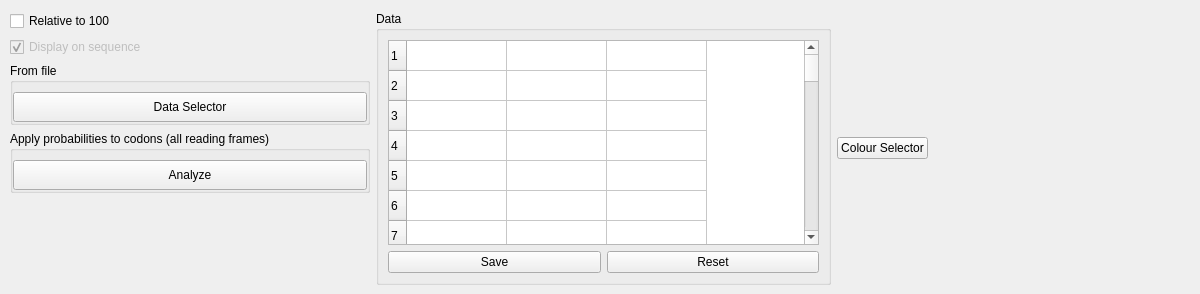
      <widget class="QWidget" name="MapAICs">
       <property name="toolTip">
        <string>&lt;html&gt;&lt;head/&gt;&lt;body&gt;&lt;p&gt;MapAICs&lt;/p&gt;&lt;/body&gt;&lt;/html&gt;</string>
       </property>
       <property name="toolTipDuration">
        <number>1</number>
       </property>
       <property name="whatsThis">
        <string>&lt;html&gt;&lt;head/&gt;&lt;body&gt;&lt;p&gt;MapAICs&lt;/p&gt;&lt;/body&gt;&lt;/html&gt;</string>
       </property>
       <property name="accessibleName">
        <string>MapAICs</string>
       </property>
       <property name="accessibleDescription">
        <string>MapAICs</string>
       </property>
       <property name="styleSheet">
        <string notr="true">MapAICs</string>
       </property>
       <attribute name="title">
        <string>Map AICs</string>
       </attribute>
       <widget class="QWidget" name="layoutWidget">
        <property name="geometry">
         <rect>
          <x>10</x>
          <y>11</y>
          <width>1181</width>
          <height>274</height>
         </rect>
        </property>
        <layout class="QHBoxLayout" name="horizontalLayout_4">
         <item>
          <layout class="QVBoxLayout" name="verticalLayout_5">
           <property name="sizeConstraint">
            <enum>QLayout::SetFixedSize</enum>
           </property>
           <item>
            <layout class="QGridLayout" name="gridLayout_2">
             <item row="0" column="0">
              <widget class="QCheckBox" name="checkBox">
               <property name="text">
                <string>Relative to 100</string>
               </property>
              </widget>
             </item>
             <item row="1" column="0">
              <widget class="QCheckBox" name="displayMapAICsResult">
               <property name="enabled">
                <bool>false</bool>
               </property>
               <property name="cursor">
                <cursorShape>PointingHandCursor</cursorShape>
               </property>
               <property name="text">
                <string>Display on sequence</string>
               </property>
               <property name="checked">
                <bool>true</bool>
               </property>
              </widget>
             </item>
            </layout>
           </item>
           <item>
            <widget class="QGroupBox" name="groupBox_3">
             <property name="maximumSize">
              <size>
               <width>10000</width>
               <height>16777215</height>
              </size>
             </property>
             <property name="title">
              <string>From file</string>
             </property>
             <layout class="QVBoxLayout" name="verticalLayout_3">
              <property name="spacing">
               <number>0</number>
              </property>
              <property name="leftMargin">
               <number>0</number>
              </property>
              <property name="topMargin">
               <number>9</number>
              </property>
              <property name="rightMargin">
               <number>0</number>
              </property>
              <property name="bottomMargin">
               <number>0</number>
              </property>
              <item>
               <widget class="QPushButton" name="selectMapAICsData">
                <property name="enabled">
                 <bool>true</bool>
                </property>
                <property name="sizePolicy">
                 <sizepolicy hsizetype="Minimum" vsizetype="Fixed">
                  <horstretch>0</horstretch>
                  <verstretch>0</verstretch>
                 </sizepolicy>
                </property>
                <property name="minimumSize">
                 <size>
                  <width>200</width>
                  <height>30</height>
                 </size>
                </property>
                <property name="maximumSize">
                 <size>
                  <width>10000</width>
                  <height>16777215</height>
                 </size>
                </property>
                <property name="toolTip">
                 <string>Select data File</string>
                </property>
                <property name="toolTipDuration">
                 <number>1</number>
                </property>
                <property name="text">
                 <string>Data Selector</string>
                </property>
               </widget>
              </item>
             </layout>
            </widget>
           </item>
           <item>
            <widget class="QGroupBox" name="groupBox_6">
             <property name="maximumSize">
              <size>
               <width>10000</width>
               <height>16777215</height>
              </size>
             </property>
             <property name="title">
              <string>Apply probabilities to codons (all reading frames)</string>
             </property>
             <layout class="QVBoxLayout" name="verticalLayout_12">
              <property name="spacing">
               <number>0</number>
              </property>
              <property name="leftMargin">
               <number>0</number>
              </property>
              <property name="topMargin">
               <number>9</number>
              </property>
              <property name="rightMargin">
               <number>0</number>
              </property>
              <property name="bottomMargin">
               <number>0</number>
              </property>
              <item>
               <widget class="QPushButton" name="analyzeMapAICs">
                <property name="sizePolicy">
                 <sizepolicy hsizetype="Minimum" vsizetype="Fixed">
                  <horstretch>0</horstretch>
                  <verstretch>0</verstretch>
                 </sizepolicy>
                </property>
                <property name="minimumSize">
                 <size>
                  <width>200</width>
                  <height>30</height>
                 </size>
                </property>
                <property name="maximumSize">
                 <size>
                  <width>10000</width>
                  <height>16777215</height>
                 </size>
                </property>
                <property name="toolTip">
                 <string>Analyze AICs</string>
                </property>
                <property name="toolTipDuration">
                 <number>1000</number>
                </property>
                <property name="text">
                 <string>Analyze</string>
                </property>
               </widget>
              </item>
             </layout>
            </widget>
           </item>
           <item>
            <spacer name="verticalSpacer_2">
             <property name="orientation">
              <enum>Qt::Vertical</enum>
             </property>
             <property name="sizeHint" stdset="0">
              <size>
               <width>360</width>
               <height>18</height>
              </size>
             </property>
            </spacer>
           </item>
           <item>
            <spacer name="verticalSpacer">
             <property name="orientation">
              <enum>Qt::Vertical</enum>
             </property>
             <property name="sizeHint" stdset="0">
              <size>
               <width>17</width>
               <height>28</height>
              </size>
             </property>
            </spacer>
           </item>
          </layout>
         </item>
         <item>
          <widget class="QGroupBox" name="groupBox_2">
           <property name="title">
            <string>Data</string>
           </property>
           <layout class="QGridLayout" name="gridLayout_4">
            <item row="0" column="0">
             <layout class="QVBoxLayout" name="verticalLayout">
              <item>
               <widget class="QTableWidget" name="tableWidgetMapAICs">
                <property name="minimumSize">
                 <size>
                  <width>431</width>
                  <height>181</height>
                 </size>
                </property>
                <property name="sortingEnabled">
                 <bool>false</bool>
                </property>
                <property name="rowCount">
                 <number>64</number>
                </property>
                <property name="columnCount">
                 <number>3</number>
                </property>
                <attribute name="horizontalHeaderVisible">
                 <bool>false</bool>
                </attribute>
                <attribute name="horizontalHeaderCascadingSectionResizes">
                 <bool>false</bool>
                </attribute>
                <attribute name="horizontalHeaderShowSortIndicator" stdset="0">
                 <bool>false</bool>
                </attribute>
                <attribute name="verticalHeaderCascadingSectionResizes">
                 <bool>false</bool>
                </attribute>
                <attribute name="verticalHeaderShowSortIndicator" stdset="0">
                 <bool>false</bool>
                </attribute>
                <row/>
                <row/>
                <row/>
                <row/>
                <row/>
                <row/>
                <row/>
                <row/>
                <row/>
                <row/>
                <row/>
                <row/>
                <row/>
                <row/>
                <row/>
                <row/>
                <row/>
                <row/>
                <row/>
                <row/>
                <row/>
                <row/>
                <row/>
                <row/>
                <row/>
                <row/>
                <row/>
                <row/>
                <row/>
                <row/>
                <row/>
                <row/>
                <row/>
                <row/>
                <row/>
                <row/>
                <row/>
                <row/>
                <row/>
                <row/>
                <row/>
                <row/>
                <row/>
                <row/>
                <row/>
                <row/>
                <row/>
                <row/>
                <row/>
                <row/>
                <row/>
                <row/>
                <row/>
                <row/>
                <row/>
                <row/>
                <row/>
                <row/>
                <row/>
                <row/>
                <row/>
                <row/>
                <row/>
                <row/>
                <column>
                 <property name="text">
                  <string>Codon</string>
                 </property>
                </column>
                <column>
                 <property name="text">
                  <string>Weight</string>
                 </property>
                </column>
                <column>
                 <property name="text">
                  <string>Normal</string>
                 </property>
                </column>
               </widget>
              </item>
              <item>
               <layout class="QHBoxLayout" name="horizontalLayout_3">
                <item>
                 <widget class="QPushButton" name="saveMapAICsData">
                  <property name="text">
                   <string>Save</string>
                  </property>
                 </widget>
                </item>
                <item>
                 <widget class="QPushButton" name="resetMapAICsData">
                  <property name="text">
                   <string>Reset</string>
                  </property>
                 </widget>
                </item>
               </layout>
              </item>
             </layout>
            </item>
           </layout>
          </widget>
         </item>
         <item>
          <widget class="QPushButton" name="pushButton_8">
           <property name="text">
            <string>Colour Selector</string>
           </property>
          </widget>
         </item>
         <item>
          <spacer name="horizontalSpacer_2">
           <property name="orientation">
            <enum>Qt::Horizontal</enum>
           </property>
           <property name="sizeHint" stdset="0">
            <size>
             <width>346</width>
             <height>20</height>
            </size>
           </property>
          </spacer>
         </item>
        </layout>
       </widget>
      </widget>
